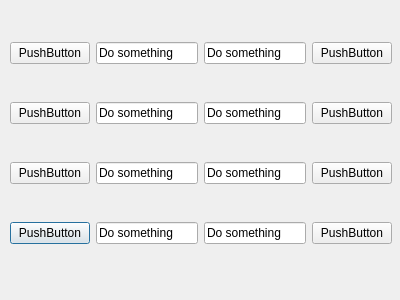
<?xml version="1.0" encoding="UTF-8"?>
<ui version="4.0">
 <class>EW8</class>
 <widget class="QDialog" name="EW8">
  <property name="geometry">
   <rect>
    <x>0</x>
    <y>0</y>
    <width>400</width>
    <height>300</height>
   </rect>
  </property>
  <property name="windowTitle">
   <string>Dialog</string>
  </property>
  <widget class="QWidget" name="layoutWidget">
   <property name="geometry">
    <rect>
     <x>10</x>
     <y>10</y>
     <width>382</width>
     <height>269</height>
    </rect>
   </property>
   <layout class="QGridLayout" name="gridLayout">
    <item row="4" column="0">
     <widget class="QPushButton" name="B4">
      <property name="text">
       <string>PushButton</string>
      </property>
     </widget>
    </item>
    <item row="2" column="3">
     <widget class="QPushButton" name="B6">
      <property name="text">
       <string>PushButton</string>
      </property>
     </widget>
    </item>
    <item row="3" column="0">
     <widget class="QPushButton" name="B3">
      <property name="text">
       <string>PushButton</string>
      </property>
     </widget>
    </item>
    <item row="3" column="3">
     <widget class="QPushButton" name="B7">
      <property name="text">
       <string>PushButton</string>
      </property>
     </widget>
    </item>
    <item row="4" column="3">
     <widget class="QPushButton" name="B8">
      <property name="text">
       <string>PushButton</string>
      </property>
     </widget>
    </item>
    <item row="2" column="0">
     <widget class="QPushButton" name="B2">
      <property name="text">
       <string>PushButton</string>
      </property>
     </widget>
    </item>
    <item row="1" column="3">
     <widget class="QPushButton" name="B5">
      <property name="text">
       <string>PushButton</string>
      </property>
     </widget>
    </item>
    <item row="1" column="0">
     <widget class="QPushButton" name="B1">
      <property name="text">
       <string>PushButton</string>
      </property>
     </widget>
    </item>
    <item row="2" column="1">
     <widget class="QLineEdit" name="L2">
      <property name="text">
       <string>Do something</string>
      </property>
     </widget>
    </item>
    <item row="1" column="1">
     <widget class="QLineEdit" name="L1">
      <property name="text">
       <string>Do something</string>
      </property>
     </widget>
    </item>
    <item row="3" column="1">
     <widget class="QLineEdit" name="L3">
      <property name="text">
       <string>Do something</string>
      </property>
     </widget>
    </item>
    <item row="4" column="1">
     <widget class="QLineEdit" name="L4">
      <property name="text">
       <string>Do something</string>
      </property>
     </widget>
    </item>
    <item row="1" column="2">
     <widget class="QLineEdit" name="L5">
      <property name="text">
       <string>Do something</string>
      </property>
     </widget>
    </item>
    <item row="2" column="2">
     <widget class="QLineEdit" name="L6">
      <property name="text">
       <string>Do something</string>
      </property>
     </widget>
    </item>
    <item row="3" column="2">
     <widget class="QLineEdit" name="L7">
      <property name="text">
       <string>Do something</string>
      </property>
     </widget>
    </item>
    <item row="4" column="2">
     <widget class="QLineEdit" name="L8">
      <property name="text">
       <string>Do something</string>
      </property>
     </widget>
    </item>
   </layout>
  </widget>
 </widget>
 <resources/>
 <connections/>
</ui>
